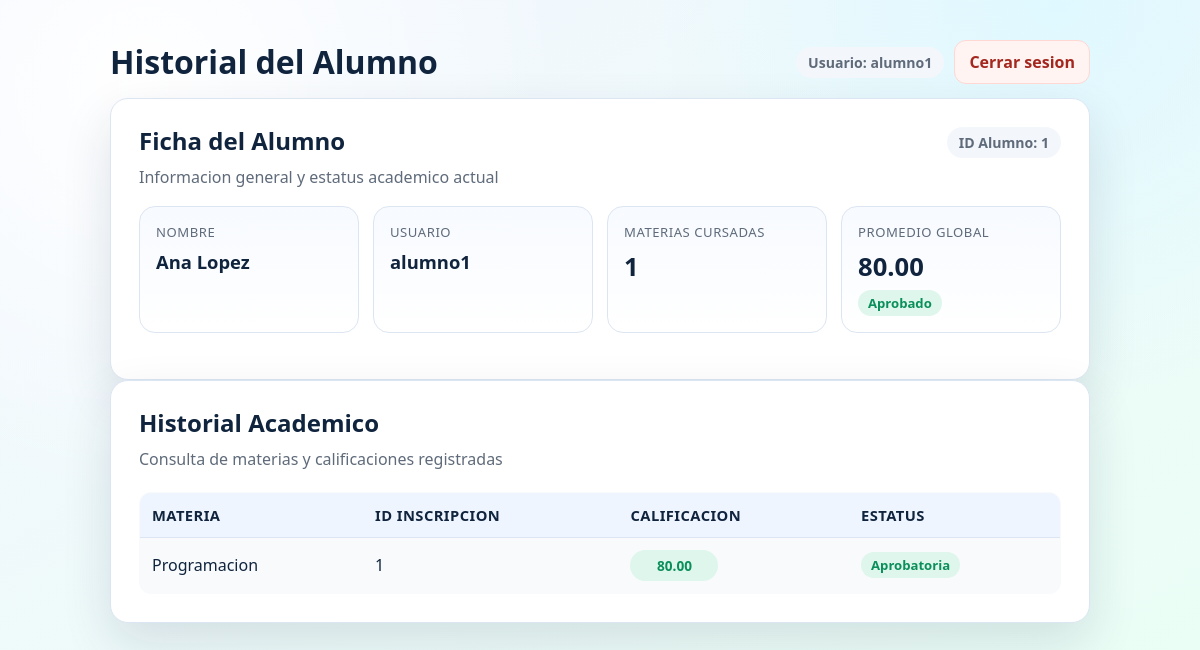
Screenshot of /alumno.php (signed in) with the database file from the repository.
### tables this page shows
CREATE TABLE IF NOT EXISTS alumnos (
    id_alumno INT AUTO_INCREMENT PRIMARY KEY,
    id_usuario INT NOT NULL UNIQUE,
    nombre VARCHAR(100) NOT NULL,
    INDEX idx_alumnos_usuario (id_usuario),
    CONSTRAINT fk_alumnos_usuario
        FOREIGN KEY (id_usuario) REFERENCES usuarios(id_usuario)
        ON UPDATE CASCADE
        ON DELETE RESTRICT
);

CREATE TABLE IF NOT EXISTS usuarios (
    id_usuario INT AUTO_INCREMENT PRIMARY KEY,
    username VARCHAR(50) NOT NULL UNIQUE,
    contrasena VARCHAR(255) NOT NULL,
    id_rol TINYINT NOT NULL,
    INDEX idx_usuarios_rol (id_rol)
);

CREATE TABLE IF NOT EXISTS materias (
    id_materia INT AUTO_INCREMENT PRIMARY KEY,
    nombre VARCHAR(100) NOT NULL UNIQUE
);

CREATE TABLE IF NOT EXISTS inscripciones (
    id_inscripcion INT AUTO_INCREMENT PRIMARY KEY,
    id_alumno INT NOT NULL,
    id_gmd INT NOT NULL,
    fecha_inscripcion DATETIME NOT NULL DEFAULT CURRENT_TIMESTAMP,
    UNIQUE KEY uq_inscripciones_alumno_gmd (id_alumno, id_gmd),
    INDEX idx_inscripciones_alumno (id_alumno),
    INDEX idx_inscripciones_gmd (id_gmd),
    CONSTRAINT fk_inscripciones_alumno
        FOREIGN KEY (id_alumno) REFERENCES alumnos(id_alumno)
        ON UPDATE CASCADE
        ON DELETE CASCADE,
    CONSTRAINT fk_inscripciones_gmd
        FOREIGN KEY (id_gmd) REFERENCES grupo_materia_docente(id_gmd)
        ON UPDATE CASCADE
        ON DELETE RESTRICT
);

CREATE TABLE IF NOT EXISTS calificaciones (
    id_inscripcion INT PRIMARY KEY,
    calificacion DECIMAL(5,2) NOT NULL,
    fecha_registro DATETIME NOT NULL DEFAULT CURRENT_TIMESTAMP,
    INDEX idx_calificaciones_calificacion (calificacion),
    CONSTRAINT fk_calificaciones_inscripcion
        FOREIGN KEY (id_inscripcion) REFERENCES inscripciones(id_inscripcion)
        ON UPDATE CASCADE
        ON DELETE CASCADE
);

### alumno.php (the view, shortened to what this page needs)
<?php
include("conexion.php");
function clase_calificacion_alumno($valor)
{
return ((float)$valor < 70) ? "fail" : "pass";
}
$id = 0;
if (current_role() === 3) {
$id = isset($_SESSION['id_alumno']) ? (int)$_SESSION['id_alumno'] : 0;
} else {
$id = isset($_GET['id_alumno']) ? (int)$_GET['id_alumno'] : 0;
}
$perfil = null;
$promedioGlobalAlumno = null;
$estatusGlobalAlumno = "Sin datos";
$sqlPerfil = "SELECT
a.id_alumno,
a.nombre,
u.username,
COUNT(DISTINCT i.id_inscripcion) AS materias_cursadas,
ROUND(AVG(c.calificacion), 2) AS promedio
FROM alumnos a
INNER JOIN usuarios u ON a.id_usuario = u.id_usuario
LEFT JOIN inscripciones i ON a.id_alumno = i.id_alumno
LEFT JOIN calificaciones c ON i.id_inscripcion = c.id_inscripcion
WHERE a.id_alumno = $id
GROUP BY a.id_alumno, a.nombre, u.username";
if ($id > 0) {
$resultPerfil = $conn->query($sqlPerfil);
if ($resultPerfil && $resultPerfil->num_rows > 0) {
$perfil = $resultPerfil->fetch_assoc();
$promedioGlobalAlumno = $perfil['promedio'];
if ($promedioGlobalAlumno !== null) {
$estatusGlobalAlumno = ((float)$promedioGlobalAlumno >= 70) ? "Aprobado" : "Reprobado";
}
}
}
$result = false;
if ($id > 0) {
$sql = "SELECT a.id_alumno, a.nombre, m.nombre AS materia, i.id_inscripcion, c.calificacion
FROM alumnos a
JOIN inscripciones i ON a.id_alumno = i.id_alumno
JOIN grupo_materia_docente gmd ON i.id_gmd = gmd.id_gmd
JOIN materias m ON gmd.id_materia = m.id_materia
JOIN calificaciones c ON i.id_inscripcion = c.id_inscripcion
WHERE a.id_alumno = $id";
$result = $conn->query($sql);
}
?>
<!DOCTYPE html>
<html lang="es">
<head>
<link rel="stylesheet" href="styles.css">
</head>
<body>
<main class="page">
<div class="topbar">
<h1>Historial del Alumno</h1>
<div class="topbar-actions">
<span class="chip soft">Usuario: <?php echo htmlspecialchars($_SESSION['username'] ?? 'alumno'); ?></span>
<a class="btn-ghost" href="logout.php">Cerrar sesion</a>
</div>
</div>
<?php if ($perfil) { ?>
<section class="card">
<div class="section-head">
<div>
<h2>Ficha del Alumno</h2>
<p class="subtitle">Informacion general y estatus academico actual</p>
</div>
<span class="chip soft">ID Alumno: <?php echo htmlspecialchars((string)$perfil['id_alumno']); ?></span>
</div>
<div class="summary-grid">
<div class="summary-card">
<span class="summary-label">Nombre</span>
<span class="summary-value" style="font-size:1.15rem;"><?php echo htmlspecialchars($perfil['nombre']); ?></span>
</div>
<div class="summary-card">
<span class="summary-label">Usuario</span>
<span class="summary-value" style="font-size:1.15rem;"><?php echo htmlspecialchars($perfil['username']); ?></span>
</div>
<div class="summary-card">
<span class="summary-label">Materias cursadas</span>
<span class="summary-value"><?php echo htmlspecialchars((string)$perfil['materias_cursadas']); ?></span>
</div>
<div class="summary-card">
<span class="summary-label">Promedio global</span>
<span class="summary-value"><?php echo $promedioGlobalAlumno !== null ? htmlspecialchars(number_format((float)$promedioGlobalAlumno, 2)) : "N/A"; ?></span>
<p><span class="badge <?php echo $estatusGlobalAlumno === 'Reprobado' ? 'fail' : 'ok'; ?>"><?php echo htmlspecialchars($estatusGlobalAlumno); ?></span></p>
</div>
</div>
</section>
<?php } ?>
<section class="card">
<h2>Historial Academico</h2>
<p class="subtitle">Consulta de materias y calificaciones registradas</p>
<div class="table-wrap">
<table>
<tr>
<th>Materia</th>
<th>ID Inscripcion</th>
<th>Calificacion</th>
<th>Estatus</th>
</tr>
<?php
if ($id <= 0) {
?>
<tr>
<td colspan="4">No se encontro tu identificador de alumno. Contacta al administrador.</td>
</tr>
<?php
} elseif (!$result) {
?>
<tr>
<td colspan="4">No se pudo cargar la informacion academica.</td>
</tr>
<?php
} else {
while($row=$result->fetch_assoc()){
?>
<tr>
<td><?php echo $row['materia']; ?></td>
<td><?php echo htmlspecialchars((string)$row['id_inscripcion']); ?></td>
<td>
<?php $claseCal = clase_calificacion_alumno($row['calificacion']); ?>
<span class="score-badge <?php echo $claseCal; ?>"><?php echo htmlspecialchars(number_format((float)$row['calificacion'], 2)); ?></span>
</td>
<td><span class="badge <?php echo $claseCal === 'fail' ? 'fail' : 'ok'; ?>"><?php echo $claseCal === 'fail' ? 'Reprobatoria' : 'Aprobatoria'; ?></span></td>
</tr>
<?php }
} ?>
</table>
</div>
</section>
</main>
</body>
</html>

### styles.css (style rules this page uses)
:root { --bg-1: #f3f6ff; --bg-2: #e9fff4; --surface: #ffffff; --surface-soft: #f8fafc; --text: #10243e; --muted: #5f6b7a; --primary: #0f6fff; --primary-strong: #0a58ca; --success: #0a8f5a; --danger: #c5392f; --border: #dce6f2; --shadow: 0 20px 50px rgba(15, 36, 62, 0.12); }
* { box-sizing: border-box; }
body { margin: 0; min-height: 100vh; font-family: "Segoe UI", "Helvetica Neue", sans-serif; color: var(--text); background: radial-gradient(circle at 12% 10%, #ffffff 0, transparent 32%), radial-gradient(circle at 88% 0%, #dff8ff 0, transparent 30%), linear-gradient(150deg, var(--bg-1), var(--bg-2)); }
.page { width: min(980px, 92vw); margin: 40px auto; }
.topbar { display: flex; justify-content: space-between; align-items: center; gap: 12px; margin-bottom: 14px; }
.topbar h1, .topbar h2 { margin: 0; }
.topbar-actions { display: flex; gap: 10px; align-items: center; }
.btn-ghost { display: inline-flex; align-items: center; justify-content: center; width: auto; padding: 10px 14px; border-radius: 12px; text-decoration: none; font-weight: 700; border: 1px solid #ffd7d3; color: #a4271e; background: #fff4f2; transition: transform 0.12s ease, filter 0.2s ease; }
.card { background: var(--surface); border: 1px solid var(--border); border-radius: 18px; box-shadow: var(--shadow); padding: 28px; }
h1, h2, h3 { margin: 0 0 10px; line-height: 1.2; }
.subtitle { margin: 0 0 22px; color: var(--muted); }
.table-wrap { overflow-x: auto; margin-top: 14px; }
.section-head { display: flex; justify-content: space-between; gap: 16px; align-items: flex-start; margin-bottom: 14px; }
.section-head .subtitle { margin-bottom: 0; }
.summary-grid { display: grid; grid-template-columns: repeat(auto-fit, minmax(220px, 1fr)); gap: 14px; margin: 18px 0; }
.summary-card { background: linear-gradient(180deg, #f7faff 0%, #ffffff 100%); border: 1px solid var(--border); border-radius: 16px; padding: 16px; }
.summary-label { display: block; font-size: 0.82rem; text-transform: uppercase; letter-spacing: 0.04em; color: var(--muted); margin-bottom: 8px; }
.summary-value { display: block; font-size: 1.6rem; font-weight: 800; margin-bottom: 6px; }
.summary-card p { margin: 0; color: var(--muted); }
.chip { display: inline-flex; align-items: center; gap: 6px; padding: 6px 12px; border-radius: 999px; background: #eff5ff; color: var(--primary-strong); font-size: 0.88rem; font-weight: 700; }
.chip.soft { background: #f3f7fb; color: var(--muted); }
.score-badge { display: inline-flex; align-items: center; justify-content: center; min-width: 88px; border-radius: 999px; padding: 6px 10px; font-size: 0.85rem; font-weight: 700; }
.score-badge.pass { background: #def6eb; color: #0a8f5a; }
table { width: 100%; border-collapse: collapse; background: var(--surface-soft); border: 1px solid var(--border); border-radius: 12px; overflow: hidden; }
th, td { text-align: left; padding: 12px; border-bottom: 1px solid var(--border); }
th { background: #eff5ff; font-size: 0.92rem; text-transform: uppercase; letter-spacing: 0.03em; }
tr:last-child td { border-bottom: none; }
.badge { display: inline-block; padding: 4px 10px; border-radius: 999px; font-size: 0.82rem; font-weight: 700; }
.badge.ok { background: #def6eb; color: var(--success); }

### rows the page displays
alumnos: id_alumno "1", nombre "Ana Lopez", id_usuario.username "alumno1", materias.nombre "Programacion", inscripciones.id_inscripcion "1", calificaciones.calificacion "80.00"

### other values shown
$_SESSION['username'] "alumno1"
$perfil['materias_cursadas'] "1"
$promedioGlobalAlumno "80.00"
$estatusGlobalAlumno "Aprobado"
